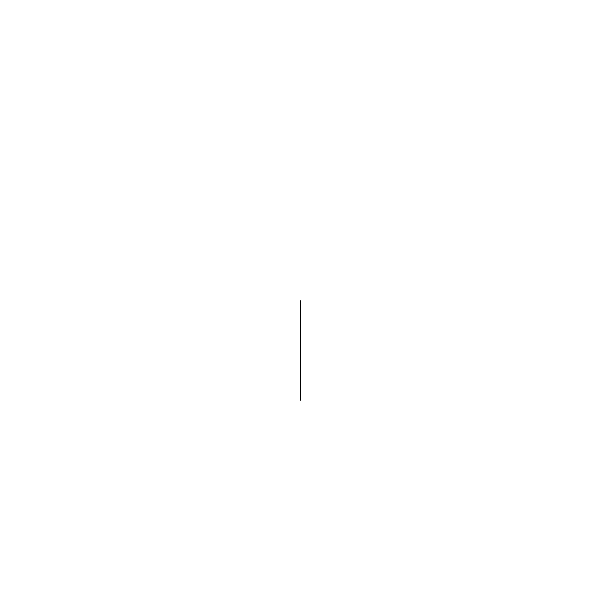
Frame 1 (no input)
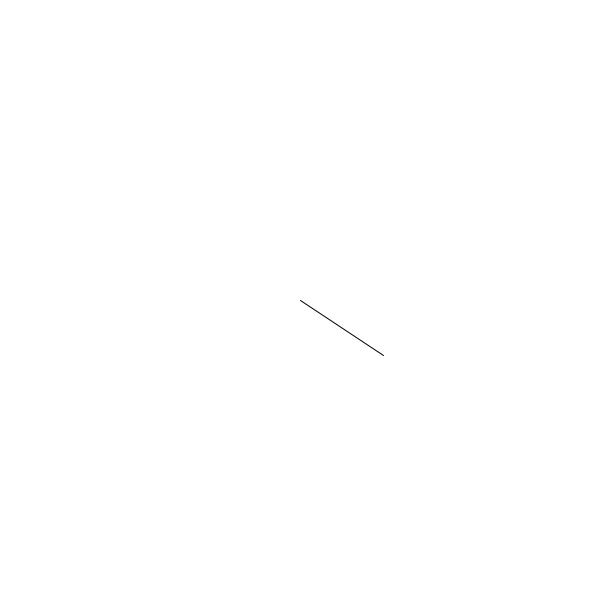
Frame 60 (the mouse pressed at the canvas centre just before this capture)
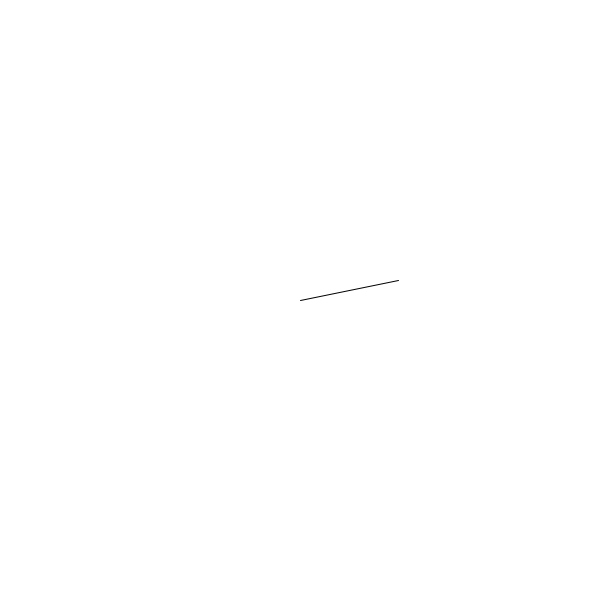
Frame 120 (the mouse held since frame 60 and released just before this capture)

The Processing sketch that drew these frames (run headless with seeded random() and noise(); from frame 60 on, the mouse is pressed at the canvas centre):

// Processing sketch: rotation_test
// ── rotation_test.pde
PVector v;

void setup() {
  size(600, 600);
  v = new PVector(0, 100);
}

void draw() {
  background(255);
  line(width/2, height/2, width/2+v.x, height/2+v.y);
  v.rotate(QUARTER_PI/4);
}
